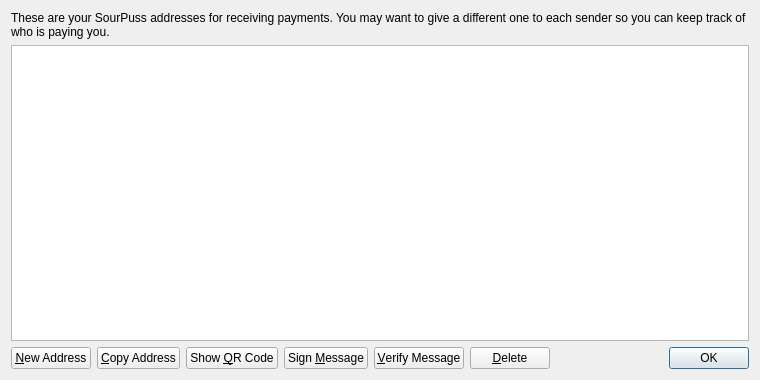
<?xml version="1.0" encoding="UTF-8"?>
<ui version="4.0">
 <class>AddressBookPage</class>
 <widget class="QWidget" name="AddressBookPage">
  <property name="geometry">
   <rect>
    <x>0</x>
    <y>0</y>
    <width>760</width>
    <height>380</height>
   </rect>
  </property>
  <property name="windowTitle">
   <string>Address Book</string>
  </property>
  <layout class="QVBoxLayout" name="verticalLayout">
   <item>
    <widget class="QLabel" name="labelExplanation">
     <property name="text">
      <string>These are your SourPuss addresses for receiving payments. You may want to give a different one to each sender so you can keep track of who is paying you.</string>
     </property>
     <property name="textFormat">
      <enum>Qt::PlainText</enum>
     </property>
     <property name="wordWrap">
      <bool>true</bool>
     </property>
    </widget>
   </item>
   <item>
    <widget class="QTableView" name="tableView">
     <property name="contextMenuPolicy">
      <enum>Qt::CustomContextMenu</enum>
     </property>
     <property name="toolTip">
      <string>Double-click to edit address or label</string>
     </property>
     <property name="tabKeyNavigation">
      <bool>false</bool>
     </property>
     <property name="alternatingRowColors">
      <bool>true</bool>
     </property>
     <property name="selectionMode">
      <enum>QAbstractItemView::SingleSelection</enum>
     </property>
     <property name="selectionBehavior">
      <enum>QAbstractItemView::SelectRows</enum>
     </property>
     <property name="sortingEnabled">
      <bool>true</bool>
     </property>
     <attribute name="verticalHeaderVisible">
      <bool>false</bool>
     </attribute>
    </widget>
   </item>
   <item>
    <layout class="QHBoxLayout" name="horizontalLayout">
     <item>
      <widget class="QPushButton" name="newAddressButton">
       <property name="toolTip">
        <string>Create a new address</string>
       </property>
       <property name="text">
        <string>&amp;New Address</string>
       </property>
       <property name="icon">
        <iconset resource="../bitcoin.qrc">
         <normaloff>:/icons/add</normaloff>:/icons/add</iconset>
       </property>
      </widget>
     </item>
     <item>
      <widget class="QPushButton" name="copyToClipboard">
       <property name="toolTip">
        <string>Copy the currently selected address to the system clipboard</string>
       </property>
       <property name="text">
        <string>&amp;Copy Address</string>
       </property>
       <property name="icon">
        <iconset resource="../bitcoin.qrc">
         <normaloff>:/icons/editcopy</normaloff>:/icons/editcopy</iconset>
       </property>
      </widget>
     </item>
     <item>
      <widget class="QPushButton" name="showQRCode">
       <property name="text">
        <string>Show &amp;QR Code</string>
       </property>
       <property name="icon">
        <iconset resource="../bitcoin.qrc">
         <normaloff>:/icons/qrcode</normaloff>:/icons/qrcode</iconset>
       </property>
      </widget>
     </item>
     <item>
      <widget class="QPushButton" name="signMessage">
       <property name="toolTip">
        <string>Sign a message to prove you own a SourPuss address</string>
       </property>
       <property name="text">
        <string>Sign &amp;Message</string>
       </property>
       <property name="icon">
        <iconset resource="../bitcoin.qrc">
         <normaloff>:/icons/edit</normaloff>:/icons/edit</iconset>
       </property>
      </widget>
     </item>
     <item>
      <widget class="QPushButton" name="verifyMessage">
       <property name="toolTip">
        <string>Verify a message to ensure it was signed with a specified SourPuss address</string>
       </property>
       <property name="text">
        <string>&amp;Verify Message</string>
       </property>
       <property name="icon">
        <iconset resource="../bitcoin.qrc">
         <normaloff>:/icons/transaction_0</normaloff>:/icons/transaction_0</iconset>
       </property>
      </widget>
     </item>
     <item>
      <widget class="QPushButton" name="deleteButton">
       <property name="toolTip">
        <string>Delete the currently selected address from the list</string>
       </property>
       <property name="text">
        <string>&amp;Delete</string>
       </property>
       <property name="icon">
        <iconset resource="../bitcoin.qrc">
         <normaloff>:/icons/remove</normaloff>:/icons/remove</iconset>
       </property>
      </widget>
     </item>
     <item>
      <spacer name="horizontalSpacer">
       <property name="orientation">
        <enum>Qt::Horizontal</enum>
       </property>
       <property name="sizeHint" stdset="0">
        <size>
         <width>40</width>
         <height>20</height>
        </size>
       </property>
      </spacer>
     </item>
     <item>
      <widget class="QDialogButtonBox" name="buttonBox">
       <property name="sizePolicy">
        <sizepolicy hsizetype="Maximum" vsizetype="Fixed">
         <horstretch>0</horstretch>
         <verstretch>0</verstretch>
        </sizepolicy>
       </property>
       <property name="standardButtons">
        <set>QDialogButtonBox::Ok</set>
       </property>
      </widget>
     </item>
    </layout>
   </item>
  </layout>
 </widget>
 <resources>
  <include location="../bitcoin.qrc"/>
 </resources>
 <connections/>
</ui>
